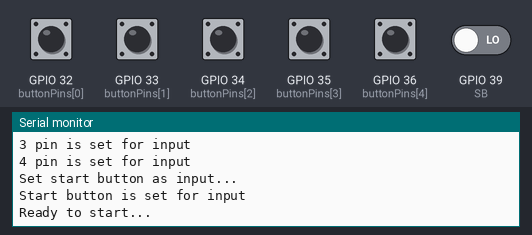
A sketch run on a simulated ESP32. Parts: the last lines printed to the serial monitor. Inputs (shaded band) come from the test bench; at power-on: GPIO 32 (buttonPins[0]), GPIO 33 (buttonPins[1]), GPIO 34 (buttonPins[2]), GPIO 35 (buttonPins[3]), GPIO 36 (buttonPins[4]), GPIO 39 (SB) LOW.

Above: at 1.2 s.
1.3 s: GPIO 32 (buttonPins[0]) pulled HIGH for 0.15 s
At 2.5 s:
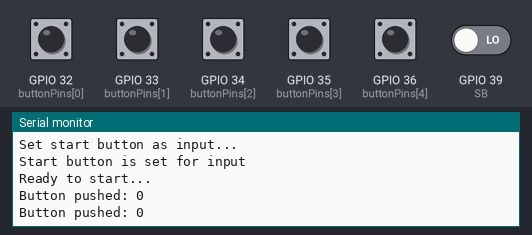
2.9 s: GPIO 39 (SB) driven HIGH
At 3.02 s:
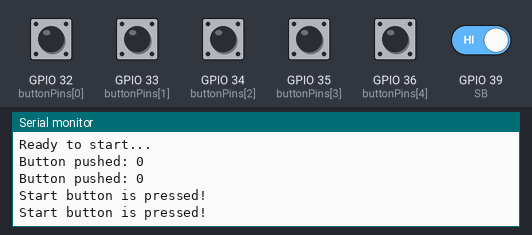
4.8 s: GPIO 33 (buttonPins[1]) pulled HIGH for 0.15 s
6.4 s: GPIO 34 (buttonPins[2]) pulled HIGH for 0.15 s
8.0 s: GPIO 35 (buttonPins[3]) pulled HIGH for 0.15 s
9.6 s: GPIO 36 (buttonPins[4]) pulled HIGH for 0.15 s
Timing chart, 0 to 12.2 s (numbered marks = the images above; inputs shaded):
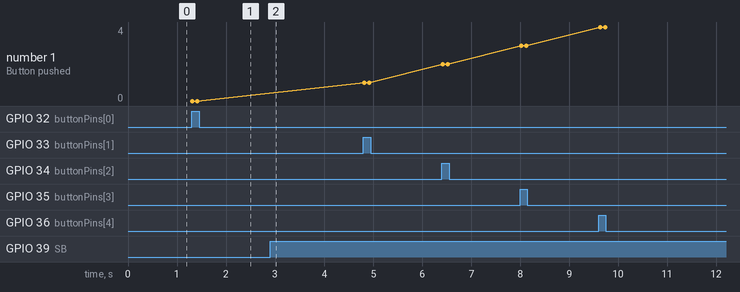

The sketch:

button_testcode.ino
```cpp
const int buttonPins[] = {32, 33, 34, 35, 36};
const int SB = 39; // Start Button
int const numberOfButtons = 5;

int buttonStates[] = {0,0,0,0,0,0};
int buttonsPushed = 0;

// the setup function runs once when you press reset or power the board
void setup() {
  Serial.begin(115200);
  Serial.println("Set each button pin as input...");
  for (int pin = 0; pin < numberOfButtons; pin++) {
    pinMode(buttonPins[pin], INPUT);
    Serial.print(pin);
    Serial.println(" pin is set for input");
  }
  Serial.println("Set start button as input...");
  pinMode(SB, INPUT);
  Serial.println("Start button is set for input");
  Serial.println("Ready to start...");
}

// the loop function runs over and over again forever
void loop() {
  for (int pin = 0; pin < numberOfButtons; pin++) {
    buttonStates[pin] = digitalRead(buttonPins[pin]);
    if (buttonStates[pin] == 1) {
      Serial.print("Button pushed: ");
      Serial.println(pin);
    }
  }
  memset(buttonStates, 0, sizeof(buttonStates));
  if (digitalRead(SB) == 1) {
    Serial.println("Start button is pressed!");
  }
  delay(100);
}
```

Measured:
- after the input at 1.3 s, the serial monitor: prints a new line at once (image 1)
- after the input at 2.9 s, the serial monitor: prints a new line at once (image 2)
- plotted number 1: 0 → 1 after the input at 4.8 s, 1 → 2 after the input at 6.4 s, 2 → 3 after the input at 8.0 s, 3 → 4 after the input at 9.6 s
